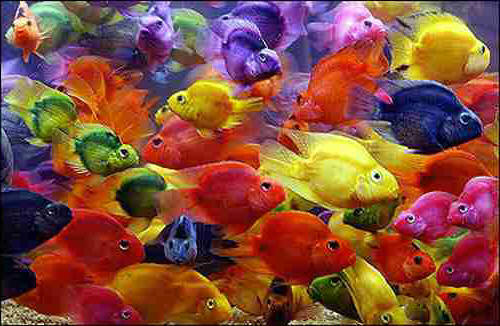
#> input picture fish.jpg, 500 x 326 px
$ python colorQuantizeMain.py   (older library calls are emulated)
#> lines starting #> are read from the running program, lines starting #| are printed output that depends on the picture; long printed decimals are rounded
### quantizeRGB.py
import scipy.cluster.vq
import scipy.misc
import numpy as np
import matplotlib.pyplot as plt

def quantizeRGB(origImg, k):
    h,w,d = origImg.shape
    processed = np.reshape(origImg, (w*h, d))
    processed = np.array(processed, dtype=np.float64)
    centroid, labels = scipy.cluster.vq.kmeans2(processed, k)
    for i in range(h*w):
        processed[i] = centroid[labels[i]]
    res = np.reshape(processed, (h,w,d))
    res = res.astype(np.uint8)
    return res, centroid

### quantizeHSV.py
import scipy.cluster.vq
import scipy.misc
import numpy as np
import matplotlib.pyplot as plt
import skimage.color
def quantizeHSV(origImg, k):
    origImg = skimage.color.rgb2hsv(origImg)
    h,w,d = origImg.shape
    processed = np.reshape(origImg, (w*h, d))
    processed = np.array(processed[:,0], dtype=np.float64)
    centroid, labels = scipy.cluster.vq.kmeans2(processed, k)
    for i in range(h*w):
        processed[i] = centroid[labels[i]]
    processed = np.reshape(processed, (h,w))
    res = np.zeros((h,w,d))
    for i in range(h):
        for j in range(w):
            res[i][j][0] = processed[i][j]
            res[i][j][1] = origImg[i][j][1]
            res[i][j][2] = origImg[i][j][2]

    res = skimage.color.hsv2rgb(res)
    return res, centroid

### computeQuantizationError.py
import numpy as np


def computeQuantizationError(origImg, quantizedImg):
    h, w, d = origImg.shape
    sum = 0
    sum = np.int64(sum)
    for i in range(h):
        for j in range(w):
            error = (origImg[i, j, 0] - quantizedImg[i, j, 0]) ** 2 + \
                    (origImg[i, j, 1] - quantizedImg[i, j, 1]) ** 2 + \
                    (origImg[i, j, 2] - quantizedImg[i, j, 2]) ** 2
            sum+=error
    return sum

### colorQuantizeMain.py
import scipy
import quantizeRGB
import quantizeHSV
import matplotlib.pyplot as plt
import computeQuantizationError

img = scipy.misc.imread('fish.jpg')
#> img is the input picture: shape (326, 500, 3); mean R, G, B 132.5, 77.5, 60.6

# Begin test k=3
for k in [3, 6, 15]:
    rgb_quantized_img, rgb_centroids = quantizeRGB.quantizeRGB(img, k)
    hsv_quantized_img, hsv_centroids = quantizeHSV.quantizeHSV(img, k)
    plt.imshow(rgb_quantized_img)
    plt.title('RGB quantized image with k = ' + str(k))
    plt.show()
    plt.imshow(hsv_quantized_img)
    plt.title('HSV quantized image with k = ' + str(k))
    plt.show()

    rgb_error = computeQuantizationError.computeQuantizationError(img, rgb_quantized_img)
    hsv_error = computeQuantizationError.computeQuantizationError(img, hsv_quantized_img)
    print('RGB SSD error with k = ', str(k), ' : ', str(rgb_error))
    print('HSV SSD error with k = ', str(k), ' : ', str(hsv_error))
#> this loop made 3 passes
#> (hsv_centroids, rgb_error) on passes 1 to 2: ([0.692, 0.0877, 0.938], 13725168111), ([0.339, 0.94, 0.0396, -0.351, 0.146, 0.702], 14477114880)
#> rgb_error on pass 3: 14653088332
#| RGB SSD error with k =  3  :  13725168111
#| HSV SSD error with k =  3  :  6109538627.667
#| RGB SSD error with k =  6  :  14477114880
#| HSV SSD error with k =  6  :  6108625013.636
#| RGB SSD error with k =  15  :  14653088332
#| HSV SSD error with k =  15  :  6108581638.507
#> pass 1, in quantizeRGB, `res = np.reshape(processed, (h,w,d))`:
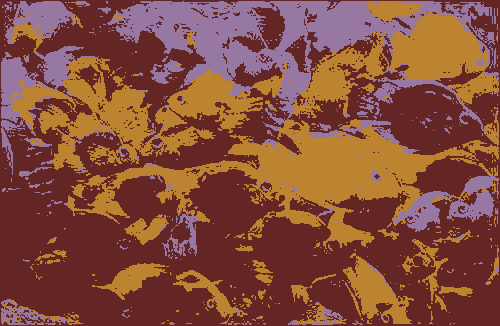
#> res: shape (326, 500, 3) float64; mean of channels 0, 1, 2 132.5, 77.5, 60.6; drawn as R, G, B
#> pass 1, in quantizeHSV, `processed = np.reshape(processed, (h,w))`:
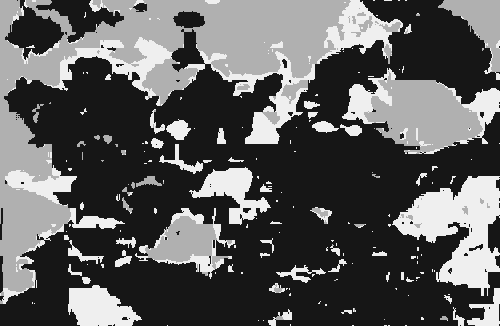
#> processed: shape (326, 500) float64; min 0.0877, max 0.938, mean 0.366
#> pass 1, `plt.show()`:
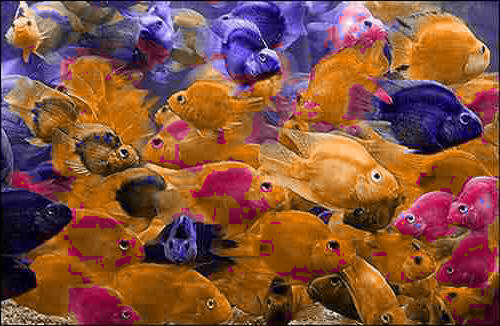
#> shown: shape (326, 500, 3) float64; mean R, G, B 0.52, 0.319, 0.242
#> pass 2, `plt.show()`:
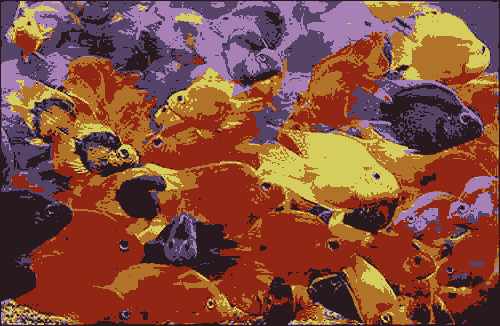
#> shown: shape (326, 500, 3); mean R, G, B 132, 77.1, 60.1
#> pass 2, `plt.show()`:
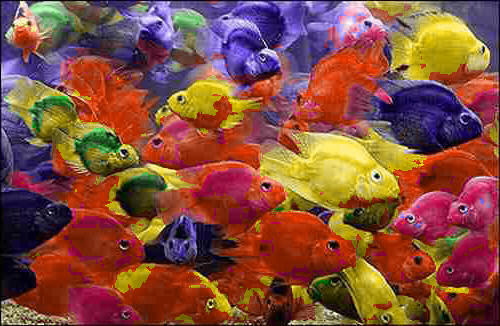
#> shown: shape (326, 500, 3) float64; mean R, G, B 0.518, 0.306, 0.24
